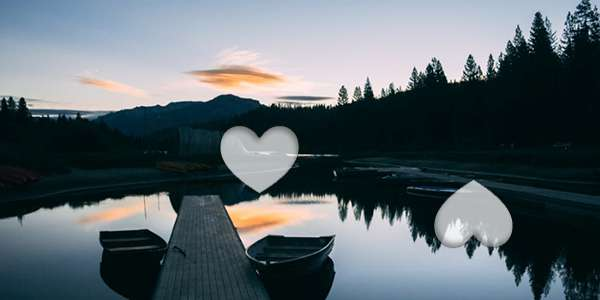
#> input picture tools/xhs/xhs_slider/2579bf38ce2b96ba49781cfb2eeb3c8c_bg.jpg, 600 x 300 px
$ python xhs_slider_detect.py
#> lines starting #> are read from the running program, lines starting #| are printed output that depends on the picture; after the words box and inside, x2 and y2 are one past the last pixel; in counts of white or black regions, pixels touching at a corner belong together
import cv2

if __name__ == '__main__':
    # 读取数据并灰度化
    ori_bg = cv2.imread('2579bf38ce2b96ba49781cfb2eeb3c8c_bg.jpg')
#> ori_bg is the input picture: shape (300, 600, 3); mean B, G, R 107.8, 101.7, 90.8
    ori_front = cv2.imread('2579bf38ce2b96ba49781cfb2eeb3c8c_fg.png')
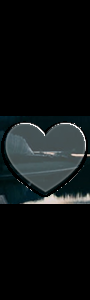
#> input picture tools/xhs/xhs_slider/2579bf38ce2b96ba49781cfb2eeb3c8c_fg.png, 90 x 300 px
#> ori_front is the input picture: shape (300, 90, 3); mean B, G, R 20, 19.4, 15.6
    print(ori_bg.shape)
#| (300, 600, 3)
    bg = cv2.cvtColor(ori_bg, cv2.COLOR_BGR2GRAY)
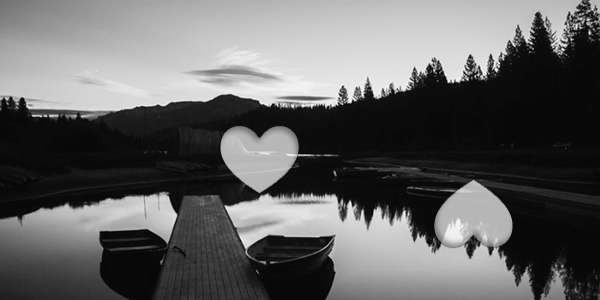
#> bg: shape (300, 600); min 1, max 255, mean 99.1
    front = cv2.cvtColor(ori_front, cv2.COLOR_BGR2GRAY)

    # 寻找前景图的轮廓和位置
    contours, hierarchy = cv2.findContours(front, cv2.RETR_TREE, cv2.CHAIN_APPROX_SIMPLE)
#> contours = 19 contours, 16 with area under 20; largest, box (x1, y1, x2, y2) and area: (0, 116, 90, 204) 7743, (0, 123, 89, 198) 612, (43, 123, 56, 135) 36
    contour = contours[0]
#> contour = [[0, 116], [0, 203], [89, 203], [89, 116]]
    x, y, w, h = cv2.boundingRect(contour)
#> x = 0; y = 116; w = 90; h = 88
    print("the contour of front image is %s,%s,%s,%s" % (x, y, w, h))
#| the contour of front image is 0,116,90,88
    print("the height interval of front image is %s,%s" % (y, y + h))
#| the height interval of front image is 116,204

    # 对前景图进行截取，只保留有内容的部分
    target = front[front.any(1)]
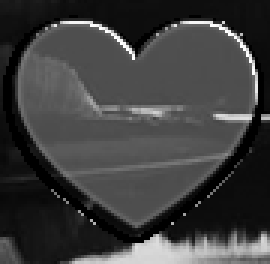
#> target: shape (88, 90) (shown 3 times larger); min 0, max 255, mean 62.5
    print(target.shape)
#| (88, 90)
    h, w = target.shape[:2]
    print("height of target image: ", h)
#| height of target image:  88
    print("weigth of target image: ", w)
#| weigth of target image:  90

    # 图像匹配
    res = cv2.matchTemplate(bg, target, cv2.TM_SQDIFF)
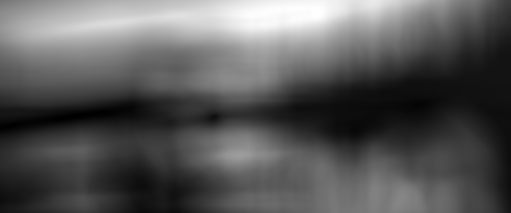
#> res: shape (213, 511) float32; min 29025870, max 203816288, mean 90198688; drawn with min black and max white
    min_val, max_val, min_loc, max_loc = cv2.minMaxLoc(res)
#> min_val = 29025870; max_val = 203816288; min_loc = (79, 115); max_loc = (291, 8)

    x_interval = (min_loc[0], min_loc[0] + w)  # 横轴范围
#> x_interval = (79, 169)
    y_interval = (min_loc[1], min_loc[1] + h)  # 纵轴范围
#> y_interval = (115, 203)
    left_top = (x_interval[0], y_interval[0])
#> left_top = (79, 115)
    right_bottom = (x_interval[1], y_interval[1])
#> right_bottom = (169, 203)

    print("x_interval: [%s,%s]" % x_interval)
#| x_interval: [79,169]
    print("y_interval:[%s,%s]" % y_interval)
#| y_interval:[115,203]
    cv2.rectangle(bg, left_top, right_bottom, 255, 2)  # 画出矩形位置
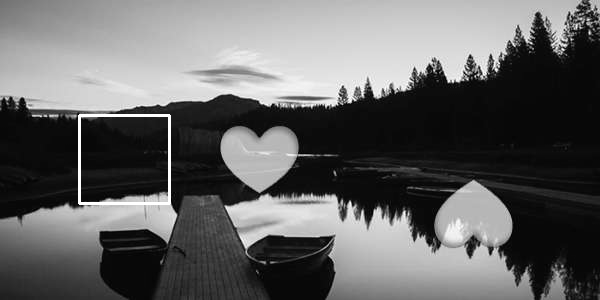
#> bg: shape (300, 600); 0.59% of pixels changed, all inside (x1, y1, x2, y2) = (78, 114, 171, 205)

    cv2.imwrite('aa1.png', bg)
    cv2.imwrite("aa2.png", front)
